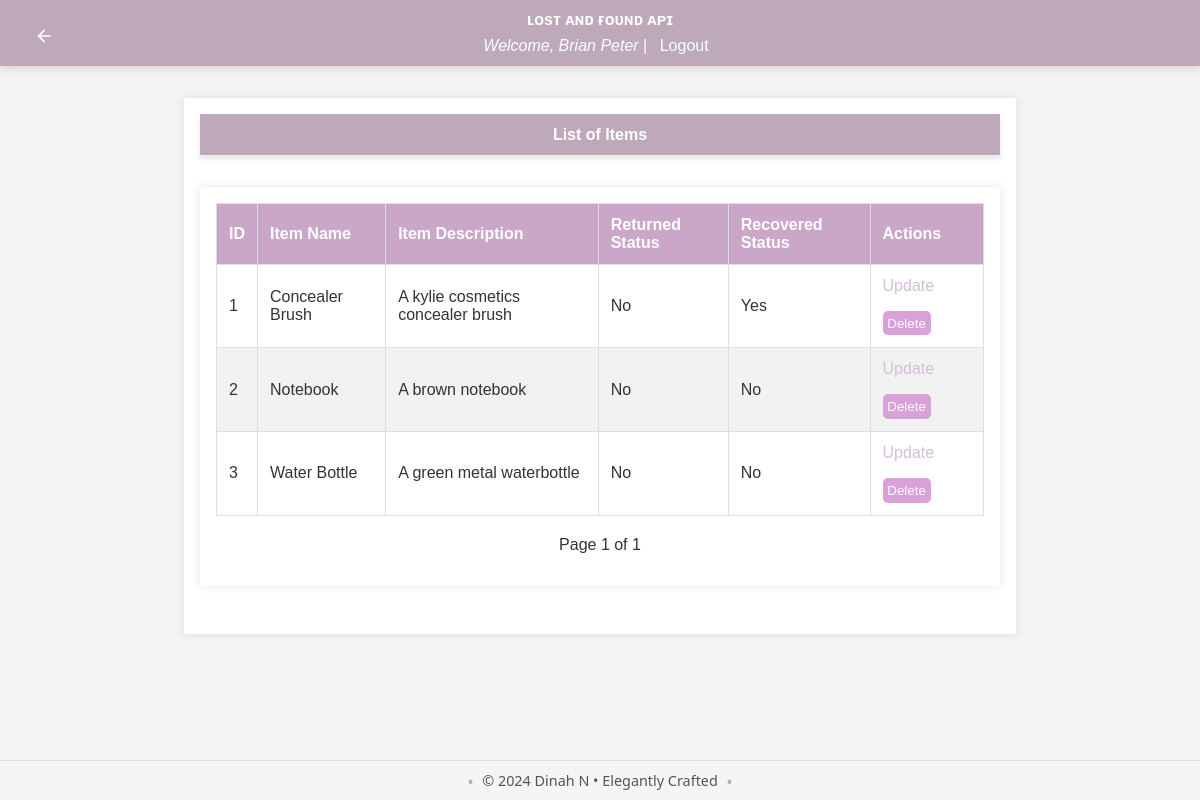
The app's page /admin/list_items (signed in), older data.
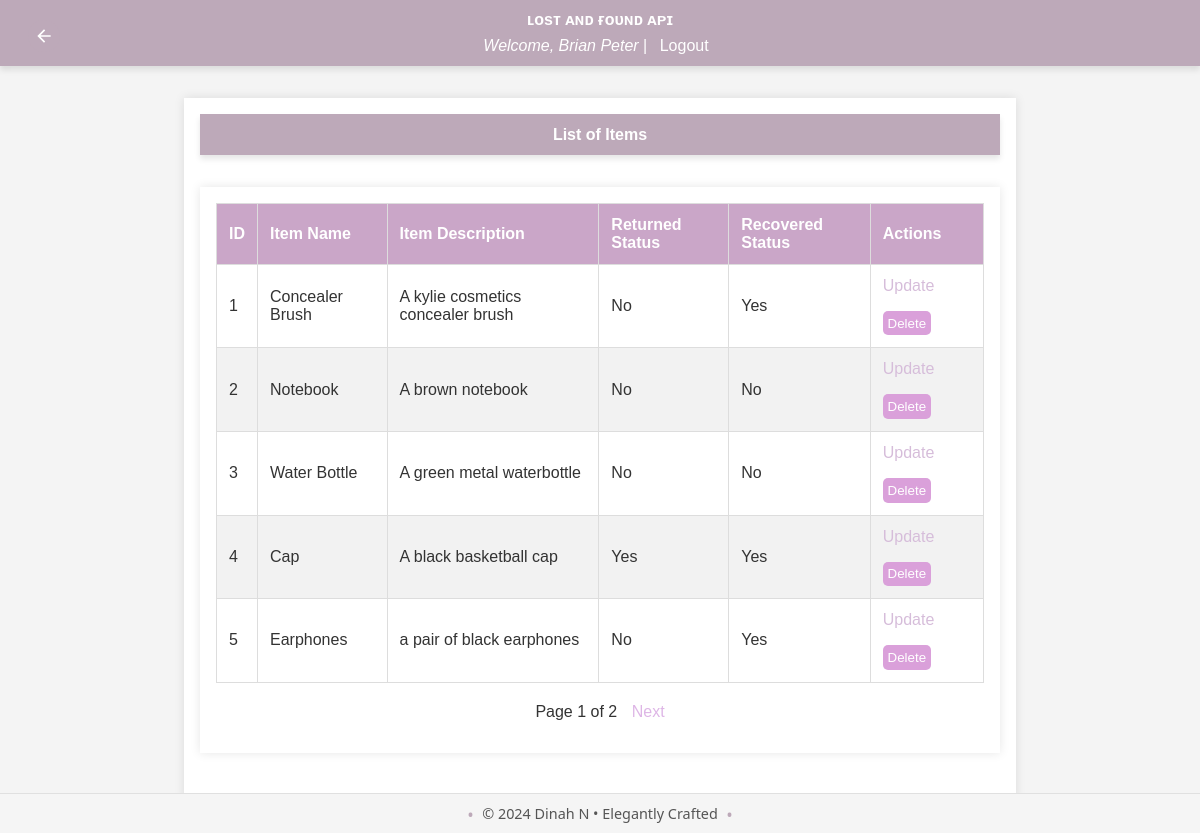
The same page, newer data.
### app/models/item.py (models this page shows)
class Item(db.Model):
    id = db.Column(db.Integer, primary_key=True)
    name = db.Column(db.String(150), nullable=False, unique=True)
    description = db.Column(db.Text, nullable=True)
    image_url = db.Column(db.String(250), nullable=True)
    lost_reports = db.relationship('LostReport', back_populates='item', lazy=True)
    found_reports = db.relationship('FoundReport', back_populates='item', lazy=True)
    comments = db.relationship('Comment', back_populates='item')
    is_returned = db.Column(db.Boolean, default=False, nullable=False)
    is_claimed = db.Column(db.Boolean, default=False, nullable=False)
    is_recovered = db.Column(db.Boolean, default=False, nullable=False)

### app/routes/admin.py (the view)
@bp.route('/list_items', methods=['GET'])
@login_required
@admin_required
def list_items():
    try:
        page = request.args.get('page', 1, type=int)
        items_per_page = 5
        items_query = Item.query.paginate(page=page, per_page=items_per_page)
        return render_template(
            'list_items.html',
            items=items_query.items,
            current_page=items_query.page,
            total_pages=items_query.pages
        )
    except Exception as e:
        flash(f'Error: {str(e)}', 'error')
        return redirect(url_for('admin.dashboard'))

### app/__init__.py (called while the page is built)
def create_app():
    app = Flask(__name__)
    load_dotenv()
    app.config['SECRET_KEY'] = os.environ.get('FLASK_SECRET_KEY', secrets.token_hex(16))
    app.config.from_object('config.Config')
    app.config.from_pyfile('config.py', silent=True)
    register_extensions(app)
    register_blueprints(app)
    configure_cors(app)
    @app.before_request
    def method_override():
        if request.method == 'POST':
            method = request.form.get('_method')
            if method:
                method = method.upper()
                if method in ['PUT', 'DELETE']:
                    request.environ['REQUEST_METHOD'] = method
    return app

def register_extensions(app):
    db.init_app(app)
    migrate.init_app(app, db)
    bcrypt.init_app(app)
    login_manager.init_app(app)
    mail.init_app(app)
    @login_manager.user_loader
    def load_user(user_id):
        return user.User.query.get(int(user_id))

### app/templates/list_items.html (shortened to what this page needs)
{% extends "base.html" %}
{% block content %}
<header>
    <a href="{{ url_for('admin.dashboard') }}" class="back-button" title="Back to Dashboard">
        <svg xmlns="http://www.w3.org/2000/svg" viewBox="0 0 24 24" fill="currentColor" width="24" height="24">
            <path d="M20 11H7.83l5.59-5.59L12 4l-8 8 8 8 1.41-1.41L7.83 13H20v-2z"/>
        </svg>
    </a>
    <h1>List of Items</h1>
</header>
<main>
    <table>
        <thead>
            <tr>
                <th>ID</th>
                <th>Item Name</th>
                <th>Item Description</th>
                <th>Returned Status</th>
                <th>Recovered Status</th>
                <th>Actions</th>
            </tr>
        </thead>
        <tbody>
            {% for item in items %}
            <tr>
                <td>{{ item.id }}</td>
                <td>{{ item.name }}</td>
                <td>{{ item.description }}</td>
                <td>{{ 'Yes' if item.is_returned else 'No' }}</td>
                <td>{{ 'Yes' if item.is_recovered else 'No' }}</td>
                <td>
                    <a href="{{ url_for('admin.update_item', item_id=item.id) }}" >Update</a>
                    <form action="{{ url_for('admin.delete_item', item_id=item.id) }}" method="post" style="display:inline;">
                        <button type="submit">Delete</button>
                    </form>
                </td>
            </tr>
            {% endfor %}
        </tbody>
    </table>
    <div class="pagination">
        <span>Page {{ current_page }} of {{ total_pages }}</span>
        {% if current_page < total_pages %}
            <a href="{{ url_for('admin.list_items', page=current_page+1) }}" class="next">Next</a>
        {% endif %}
    </div>
</main>
{% endblock %}

Row changes from the older to the newer data that the page shows:
added Item: id "4", name "Cap", description "A black basketball cap", is_returned "Yes", is_recovered "Yes"
added Item: id "5", name "Earphones", description "a pair of black earphones", is_returned "No", is_recovered "Yes"
Text that changed along with them:
{{ total_pages }}: "1" → "2"
text now shown: "Next"
